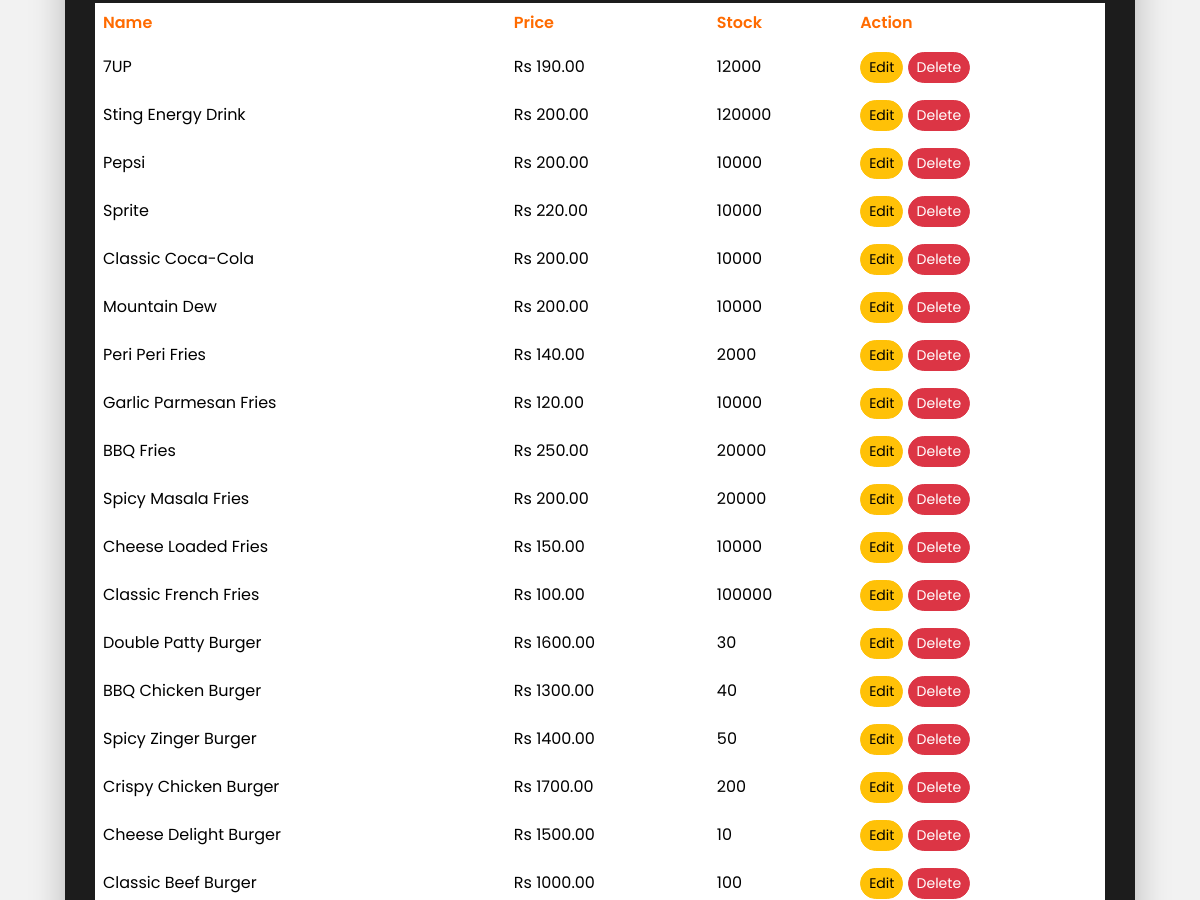
/add-product/ (signed in, middle part), run on an earlier commit of the app's database.
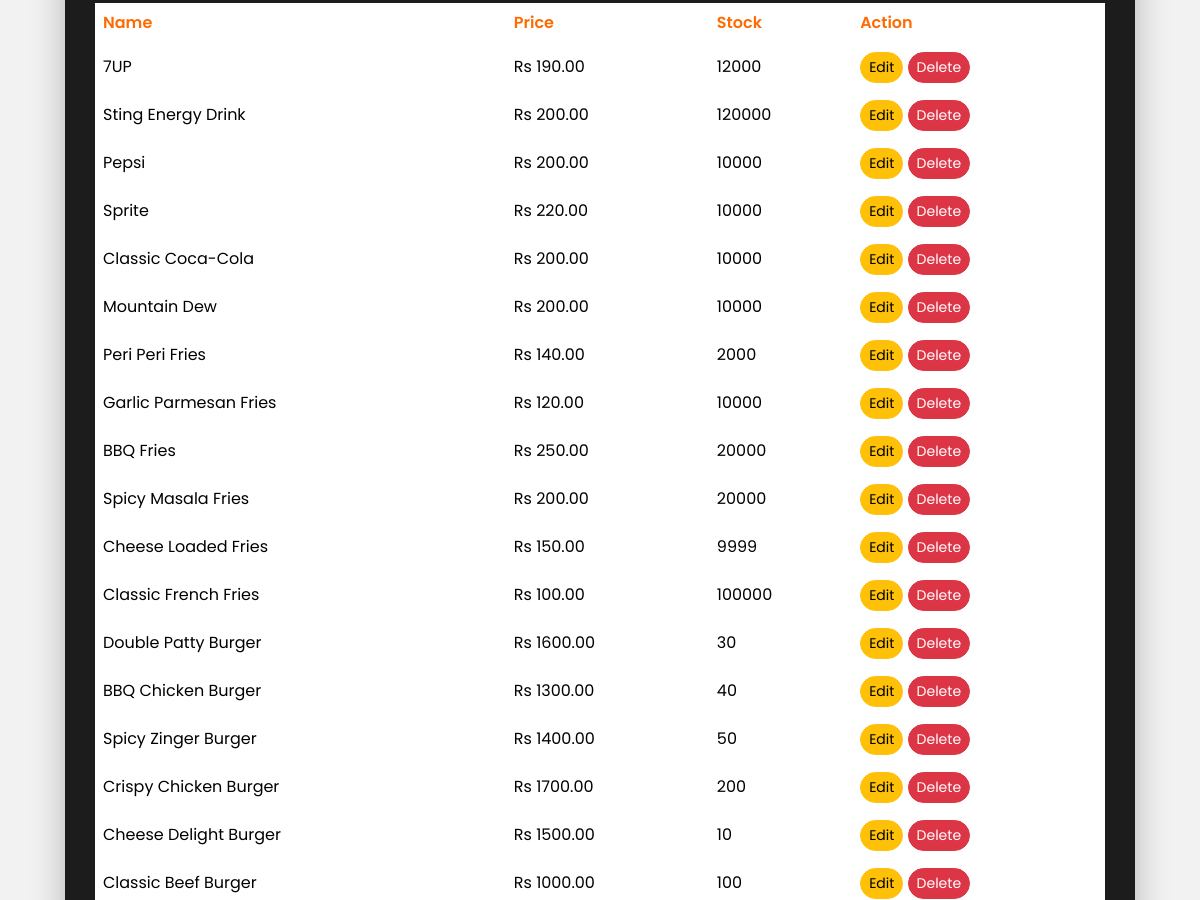
And on a later commit of the database.
### shop/models.py (models this page shows, shortened)
class Product(models.Model):
    restaurant = models.ForeignKey(
        Restaurant,
        on_delete=models.CASCADE,
        related_name="products",
        null=True,
        blank=True
    )
    category = models.ForeignKey(
        Category,
        on_delete=models.SET_NULL,
        null=True,
        blank=True
    )
    name = models.CharField(max_length=200)
    slug = models.SlugField()
    description = models.TextField()
    price = models.DecimalField(max_digits=10, decimal_places=2)
    image = CloudinaryField('image')
    stock = models.PositiveIntegerField(default=0)
    available = models.BooleanField(default=True)
    order_position = models.PositiveIntegerField(default=0)
    created_at = models.DateTimeField(auto_now_add=True)
    class Meta:
        ordering = ['order_position', '-created_at']
        unique_together = ('restaurant', 'slug')

### shop/views.py (the view, shortened to what this page needs)
# urls.py: path('add-product/', views.add_product, name='add_product'),
@user_passes_test(is_superuser)
def add_product(request):
    edit_id = request.GET.get("edit")
    delete_id = request.GET.get("delete")
    if delete_id:
        product = get_object_or_404(Product, id=delete_id)
        product.delete()
        messages.success(request, "Product deleted successfully")
        return redirect("add_product")
    if edit_id:
        product = get_object_or_404(Product, id=edit_id)
    else:
        product = None
    products = Product.objects.all()
    categories = Category.objects.all()
    return render(request, "shop/add_product.html", {
        "products": products,
        "categories": categories,
        "edit_product": product
    })

### shop/context_processors.py (called while the page is built)
def cart_counter(request):   # <-- MUST BE cart_counter
    if request.user.is_authenticated and not request.user.is_staff and not request.user.is_superuser:
        return {
            "cart_count": Cart.objects.filter(customer=request.user).count()
        }
    return {"cart_count": 0}

### shop/views.py (called while the page is built)
def is_superuser(user):
    return user.is_superuser

### shop/templates/shop/add_product.html (shortened to what this page needs)
{% extends 'shop/base.html' %}
{% block content %}
<div class="container product-wrapper">
<div class="table-card">
<div class="table-responsive">
<table class="table">
<tr>
<th>Name</th>
<th>Price</th>
<th>Stock</th>
<th>Action</th>
</tr>
{% for product in products %}
<tr>
<td>{{ product.name }}</td>
<td>Rs {{ product.price }}</td>
<td>{{ product.stock }}</td>
<td>
<a href="?edit={{ product.id }}" class="btn btn-warning btn-sm">
Edit
</a>
<a href="?delete={{ product.id }}"
class="btn btn-danger btn-sm"
onclick="return confirm('Are you sure?')">
Delete
</a>
</td>
</tr>
{% endfor %}
</table>
</div>
</div>
</div>
{% endblock %}

What changed in the data, as far as the page shows it:
changed Product "Cheese Loaded Fries": stock "10000" → "9999"
